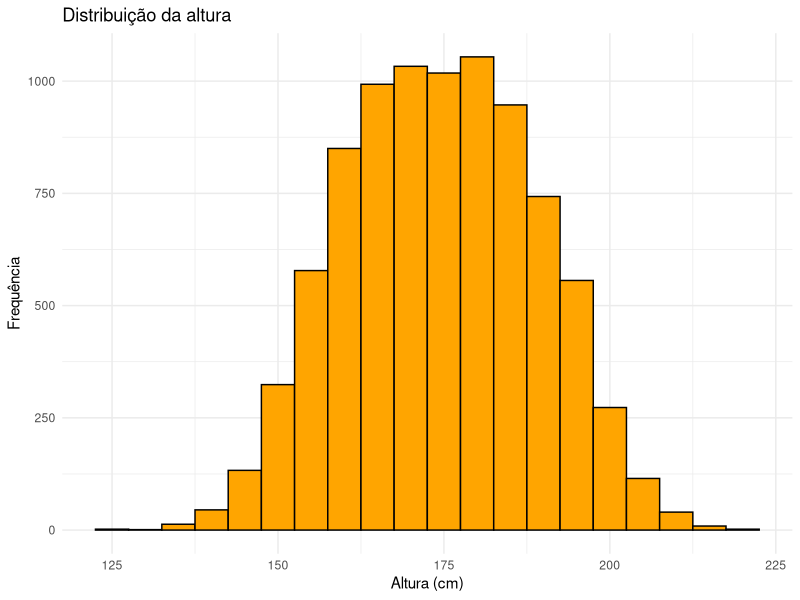
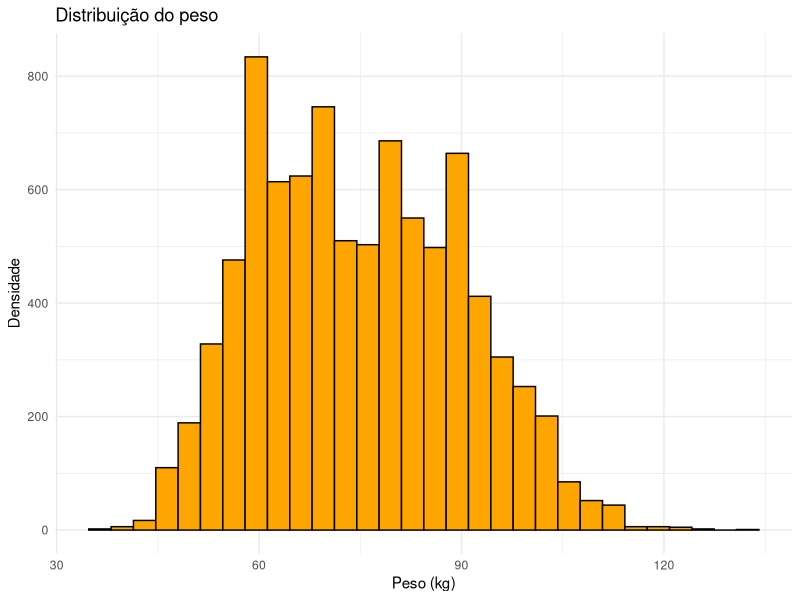
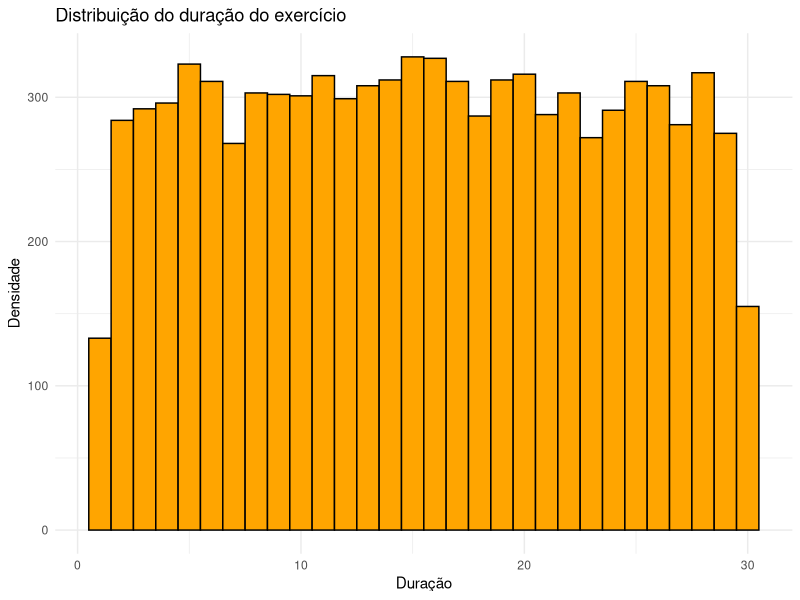
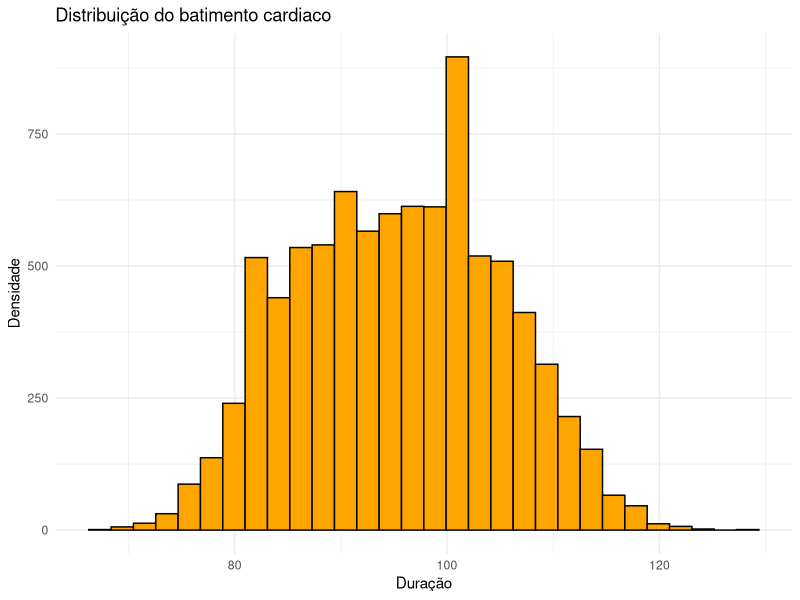
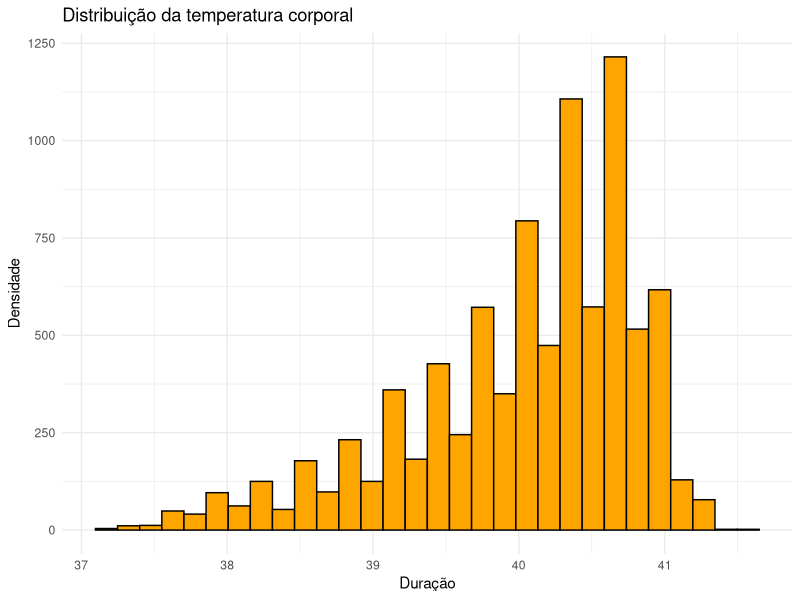
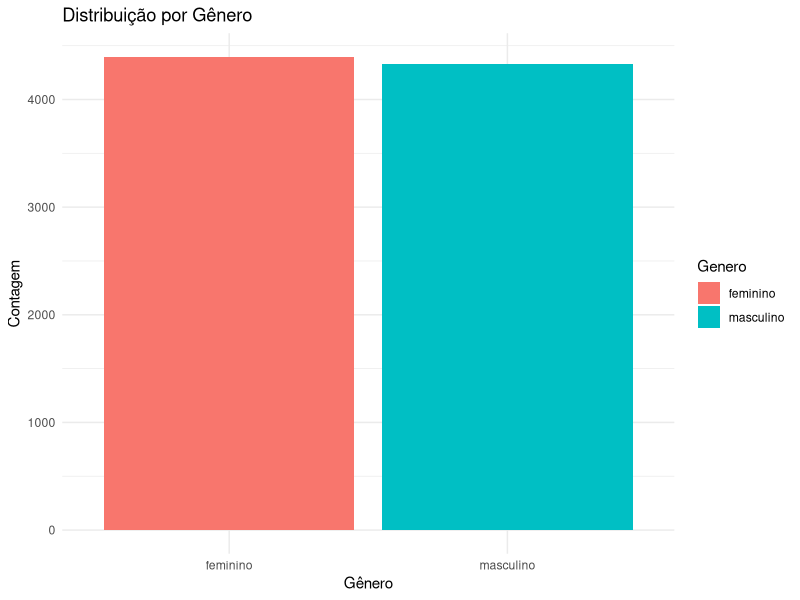
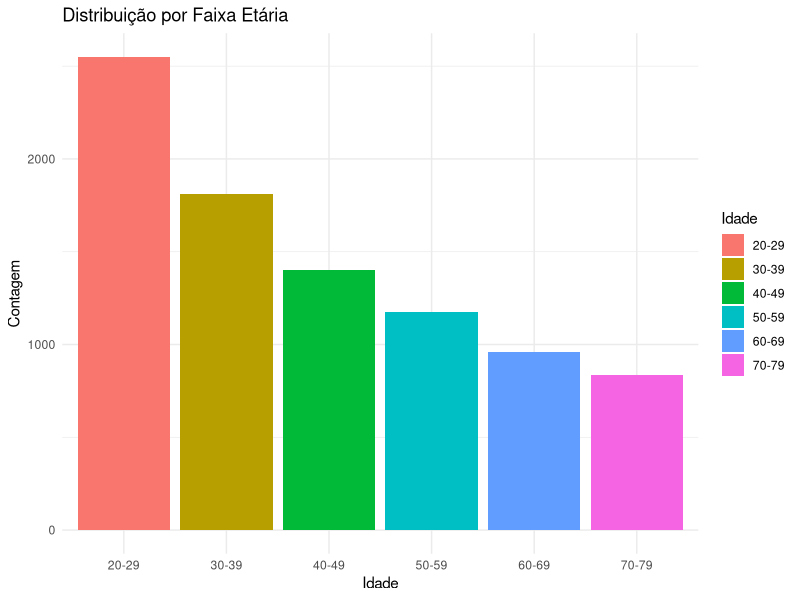
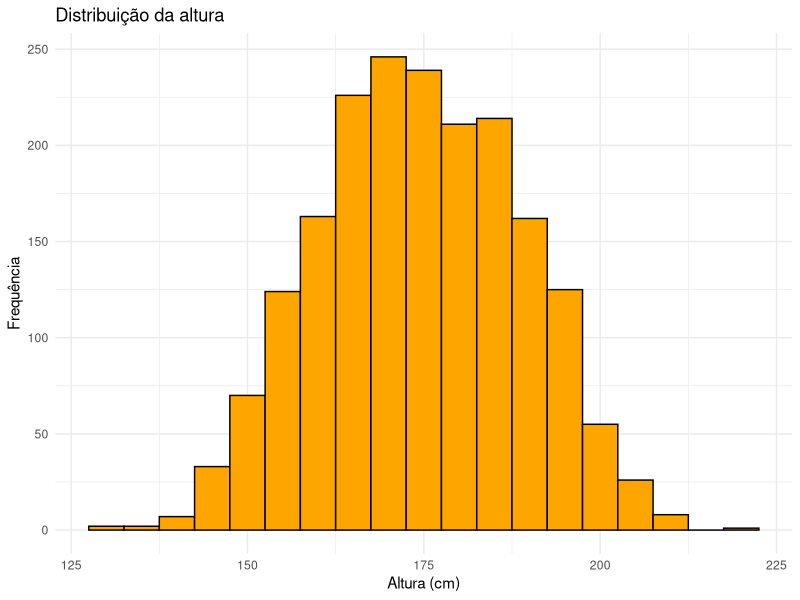

These figures' R source, in order:
## ---- chunk 1

knitr::opts_chunk$set(
  echo = TRUE,      # Exibir código nos chunks
  error = FALSE,    # Ocultar mensagens de erro
  message = FALSE,  # Ocultar mensagens informativas
  warning = FALSE,  # Ocultar avisos
  tidy = FALSE      # Não reformatar automaticamente o código
)

options(digits = 3) # Definição do número de casas decimais padrão
library(ggplot2)
library(corrplot)
set.seed(42)
## ---- chunk 2
dados_treino <- read.csv("T01_train_set.csv")
dados_validacao <- read.csv("T01_valid_set.csv")

paste("O dataframe de TREINO possui",nrow(dados_treino),"registros",sep=" ")
paste("summary TREINO:")
summary(dados_treino)
paste("O dataframe de VALIDAÇÃO possui",nrow(dados_validacao),"registros",sep=" ")
paste("summary VALIDAÇÃO:")
summary(dados_validacao)
## ---- chunk 3
dados_treino_sem_NAs <- dados_treino[
  !is.na(dados_treino$Genero) & 
  !is.na(dados_treino$Altura) & 
  !is.na(dados_treino$Peso) & 
  !is.na(dados_treino$Batimento.Cardiaco) & 
  !is.na(dados_treino$Idade),]


paste("Summary após a remoção de registros com NA:")
summary(dados_treino_sem_NAs)

NAs_removidos_treino <- nrow(dados_treino) - nrow(dados_treino_sem_NAs)
paste("Foram removidos",NAs_removidos_treino," registros inválidos", sep=" ")

paste("Versão final após limpeza dos dados possui",
      nrow(dados_treino_sem_NAs),"registros",sep=" ")


dados_validacao_sem_NAs <- dados_validacao[
  !is.na(dados_validacao$Duracao) & 
  !is.na(dados_validacao$Temperatura.Corporal)&
  !is.na(dados_validacao$Peso),]


paste("summary após a remoção de registros com NA:")
summary(dados_validacao_sem_NAs)

NAs_removidos_validacao <- nrow(dados_validacao) - nrow(dados_validacao_sem_NAs)
paste("Foram removidos",NAs_removidos_validacao,
      " registros inválidos do dataset de VALIDAÇÃO", sep=" ")

paste("Versão final após limpeza dos dados possui",
      nrow(dados_validacao_sem_NAs),"registros",sep=" ")

## ---- chunk 4
# Histograma da altura
ggplot(dados_treino_sem_NAs, aes(x = Altura)) +
  geom_histogram(binwidth = 5, fill = "orange", color = "black") +
  theme_minimal() +
  labs(title = "Distribuição da altura", x = "Altura (cm)", y = "Frequência")

# Histograma do peso
ggplot(dados_treino_sem_NAs, aes(x = Peso)) +
  geom_histogram(fill = "orange", color = "black") +
  theme_minimal() +
  labs(title = "Distribuição do peso", x = "Peso (kg)", y = "Densidade")

# Histograma do duração do exercício
ggplot(dados_treino_sem_NAs, aes(x = Duracao)) +
  geom_histogram(fill = "orange", color = "black") +
  theme_minimal() +
  labs(title = "Distribuição do duração do exercício", x = "Duração", y = "Densidade")

# Histograma do batimetno cardiaco
ggplot(dados_treino_sem_NAs, aes(x = Batimento.Cardiaco)) +
  geom_histogram(fill = "orange", color = "black") +
  theme_minimal() +
  labs(title = "Distribuição do batimento cardiaco", x = "Duração", y = "Densidade")

# Histograma da temperatura corporal
ggplot(dados_treino_sem_NAs, aes(x = Temperatura.Corporal)) +
  geom_histogram(fill = "orange", color = "black") +
  theme_minimal() +
  labs(title = "Distribuição da temperatura corporal", x = "Duração", y = "Densidade")

ggplot(dados_treino_sem_NAs, aes(x = Genero, fill = Genero)) +
  geom_bar() +
  theme_minimal() +
  labs(title = "Distribuição por Gênero", x = "Gênero", y = "Contagem")

ggplot(dados_treino_sem_NAs, aes(x = Idade, fill = Idade)) +
  geom_bar() +
  theme_minimal() +
  labs(title = "Distribuição por Faixa Etária", x = "Idade", y = "Contagem")

## ---- chunk 5
# Histograma da altura
ggplot(dados_validacao_sem_NAs, aes(x = Altura)) +
  geom_histogram(binwidth = 5, fill = "orange", color = "black") +
  theme_minimal() +
  labs(title = "Distribuição da altura", x = "Altura (cm)", y = "Frequência")

# Histograma do peso
ggplot(dados_validacao_sem_NAs, aes(x = Peso)) +
  geom_histogram(fill = "orange", color = "black") +
  theme_minimal() +
  labs(title = "Distribuição do peso", x = "Peso (kg)", y = "Densidade")

# Histograma do duração do exercício
ggplot(dados_validacao_sem_NAs, aes(x = Duracao)) +
  geom_histogram(fill = "orange", color = "black") +
  theme_minimal() +
  labs(title = "Distribuição do duração do exercício", x = "Duração", y = "Densidade")

# Histograma do batimetno cardiaco
ggplot(dados_validacao_sem_NAs, aes(x = Batimento.Cardiaco)) +
  geom_histogram(fill = "orange", color = "black") +
  theme_minimal() +
  labs(title = "Distribuição do batimento cardiaco", x = "Duração", y = "Densidade")

# Histograma da temperatura corporal
ggplot(dados_validacao_sem_NAs, aes(x = Temperatura.Corporal)) +
  geom_histogram(fill = "orange", color = "black") +
  theme_minimal() +
  labs(title = "Distribuição da temperatura corporal", x = "Duração", y = "Densidade")

ggplot(dados_validacao_sem_NAs, aes(x = Genero, fill = Genero)) +
  geom_bar() +
  theme_minimal() +
  labs(title = "Distribuição por Gênero", x = "Gênero", y = "Contagem")

ggplot(dados_validacao_sem_NAs, aes(x = Idade, fill = Idade)) +
  geom_bar() +
  theme_minimal() +
  labs(title = "Distribuição por Faixa Etária", x = "Idade", y = "Contagem")

## ---- chunk 6
paste("Amostra de dados de idade:")
head(dados_treino_sem_NAs$Idade)

paste("Amostra de dados de genero:")
head(dados_treino_sem_NAs$Genero)

## ---- chunk 7

paste("One hot encoding para conjunto de TREINO")
dados_para_encoding_treino <- dados_treino_sem_NAs
idade_one_hot_encoding <- model.matrix(~Idade - 1, data = dados_para_encoding_treino)
dados_para_encoding_treino <- cbind(dados_para_encoding_treino, idade_one_hot_encoding)

genero_one_hot_encoding <- model.matrix(~Genero - 1, data = dados_para_encoding_treino)
dados_para_encoding_treino <- cbind(dados_para_encoding_treino, genero_one_hot_encoding)

dados_para_encoding_treino$Idade <- NULL
dados_para_encoding_treino$Genero <- NULL
colnames(dados_para_encoding_treino) <- gsub("-", "_", colnames(dados_para_encoding_treino))


paste("One hot encoding para conjunto de VALIDAÇÃO")

dados_para_encoding_validacao <- dados_validacao_sem_NAs
idade_one_hot_encoding <- model.matrix(~Idade - 1, data = dados_para_encoding_validacao)
dados_para_encoding_validacao <- cbind(dados_para_encoding_validacao, idade_one_hot_encoding)

genero_one_hot_encoding <- model.matrix(~Genero - 1, data = dados_para_encoding_validacao)
dados_para_encoding_validacao <- cbind(dados_para_encoding_validacao, genero_one_hot_encoding)

dados_para_encoding_validacao$Idade <- NULL
dados_para_encoding_validacao$Genero <- NULL
colnames(dados_para_encoding_validacao) <- gsub("-", "_", colnames(dados_para_encoding_validacao))

paste("#####################################################")
paste("Amostra dos dados de TREINO")
head(dados_para_encoding_treino, 20)
paste("Amostra dos dados de VALIDAÇÃO")
head(dados_para_encoding_validacao, 20)
## ---- chunk 8
# Calculando os valores mínimos e máximos de cada variável
min_features <- apply(dados_para_encoding_treino[, 1:6], 2, min)
max_features <- apply(dados_para_encoding_treino[, 1:6], 2, max)
diff         <- max_features - min_features

print("Valores mínimos")
print(min_features)
print("Valores máximos")
print(max_features)
print("Diferença entre máximos e mínimos")
print(diff)
## ---- chunk 9
# Aplicando a normalização Min-Max nos dados de treino e validação
treino_normalizado <- dados_para_encoding_treino
validacao_normalizado <- dados_para_encoding_validacao

treino_normalizado[, 1:6] <- sweep(treino_normalizado[, 1:6], 2, min_features, "-")
treino_normalizado[, 1:6] <- sweep(treino_normalizado[, 1:6], 2, diff, "/")

validacao_normalizado[, 1:6] <- sweep(validacao_normalizado[, 1:6], 2, min_features, "-")
validacao_normalizado[, 1:6] <- sweep(validacao_normalizado[, 1:6], 2, diff, "/")

## ---- chunk 10

summary(treino_normalizado[,1:6])
summary(validacao_normalizado[,1:6])

## ---- chunk 11
# Treinando o modelo de regressão linear com as variáveis contínuas
baseline <- lm(formula = Calorias ~ Altura + Peso
               + Duracao + Batimento.Cardiaco + Temperatura.Corporal +
               Idade20_29 +
                 Idade30_39 +
                 Idade40_49 +
                 Idade50_59 +
                  Idade60_69 +
                 Idade70_79 +
                 Generofeminino + 
                 Generomasculino
               ,data=treino_normalizado)

# Exibindo o resumo do modelo ajustado
summary(baseline)
## ---- chunk 12
# Função para calcular o MAE
MAE <- function(preds, labels) {
  mae_values <- sum(abs(preds - labels)) / length(preds)
  return(mae_values)
}

# Função para calcular o MSE
MSE <- function(preds, labels) {
  mse_values <- sum((preds - labels)^2) / length(preds)
  return(mse_values)
}

# Função para calcular o R²
R2 <- function(pred, true) {
  rss <- sum((pred - true)^2)
  tss <- sum((true - mean(true))^2)
  r2 <- 1 - rss / tss
  return(r2)
}
## ---- chunk 13

model_metrics <- function(train_set, validation_set, model){
  # Realizando previsões nos dados de treino e validação
  train_pred <- predict(model, train_set)
  valid_pred <- predict(model, validation_set)
  
  # Calculando as métricas para o conjunto de treino
  mae_train <- MAE(train_pred, train_set$Calorias)
  mse_train <- MSE(train_pred, train_set$Calorias)
  r2_train  <- R2(train_pred, train_set$Calorias)
  
  # Calculando as métricas para o conjunto de validação
  mae_valid <- MAE(valid_pred, validation_set$Calorias)
  mse_valid <- MSE(valid_pred, validation_set$Calorias)
  r2_valid  <- R2(valid_pred, validation_set$Calorias)
  
  
  # Organizando os resultados em um dataframe
  results_baseline <- data.frame(
    Metric = c("MAE", "MSE", "R2"),
    Train = c(mae_train, mse_train, r2_train),
    Valid = c(mae_valid, mse_valid, r2_valid)
  )
  
  # Formatando os resultados para melhor leitura
  results_baseline$Train <- as.numeric(results_baseline$Train)
  results_baseline$Valid <- as.numeric(results_baseline$Valid)
  
  # Evitando notação científica na exibição dos resultados
  results_baseline$Train <- format(results_baseline$Train, scientific = FALSE)
  results_baseline$Valid <- format(results_baseline$Valid, scientific = FALSE)
  
  # Exibindo os resultados
  results_baseline
}

model_metrics(treino_normalizado, validacao_normalizado, baseline)
## ---- chunk 14
# Calculando a média e o desvio padrão para normalização
treino_normalizado_z_score <- dados_para_encoding_treino
validacao_normalizado_z_score <- dados_para_encoding_validacao

mean_features <- apply(treino_normalizado_z_score[, 1:6], 2, mean)
sd_features   <- apply(treino_normalizado_z_score[, 1:6], 2, sd)

print("Médias das features")
print(mean_features)
print("Desvios padrão das features")
print(sd_features)
## ---- chunk 15
# Aplicando a normalização Z-Score nos dados de treino
treino_normalizado_z_score[, 1:8] <- sweep(treino_normalizado_z_score[, 1:8], 2, mean_features, "-")
treino_normalizado_z_score[, 1:8] <- sweep(treino_normalizado_z_score[, 1:8], 2, sd_features, "/")

validacao_normalizado_z_score[, 1:8] <- sweep(validacao_normalizado_z_score[, 1:8], 2, mean_features, "-")
validacao_normalizado_z_score[, 1:8] <- sweep(validacao_normalizado_z_score[, 1:8], 2, sd_features, "/")

summary(treino_normalizado_z_score)
summary(validacao_normalizado_z_score)
## ---- chunk 16
# Treinando o modelo de regressão linear com as variáveis contínuas
baseline_z_score <- lm(formula = Calorias ~ Altura + Peso
               + Duracao + Batimento.Cardiaco + Temperatura.Corporal +
               Idade20_29 +
                 Idade30_39 +
                 Idade40_49 +
                 Idade50_59 +
                  Idade60_69 +
                 Idade70_79 +
                 Generofeminino + 
                 Generomasculino
               ,data=treino_normalizado_z_score)

# Exibindo o resumo do modelo ajustado
summary(baseline_z_score)

model_metrics(treino_normalizado_z_score, validacao_normalizado_z_score, baseline_z_score)
## ---- chunk 17
# Calculando a matriz de correlação
correlation <- cor(treino_normalizado[,c(1:6, 13:14)])
print(correlation)

corrplot(correlation, method = "color", type = "upper",
         addCoef.col = "black", tl.col = "black", tl.srt = 45, number.cex = 1)
## ---- chunk 18
treino_engineered <- treino_normalizado
validacao_engineered <- validacao_normalizado

IMC <- function(peso, altura){
  peso/altura^2
}

treino_engineered$IMC <- IMC(dados_para_encoding_treino$Peso, dados_para_encoding_treino$Altura/100)
min_imc <- min(treino_engineered$IMC)
max_imc <- max(treino_engineered$IMC)
diff_imc <- max_imc - min_imc
treino_engineered$IMC <- (treino_engineered$IMC - min_imc)/diff_imc

treino_engineered$Peso <- NULL
treino_engineered$Altura <- NULL

validacao_engineered$IMC <- IMC(dados_para_encoding_validacao$Peso, dados_para_encoding_validacao$Altura/100)
validacao_engineered$IMC <- (validacao_engineered$IMC - min_imc)/diff_imc

validacao_engineered$Peso <- NULL
validacao_engineered$Altura <- NULL


IMC_engineered_model <- lm(formula = Calorias ~ IMC
               + Duracao + Batimento.Cardiaco + Temperatura.Corporal +
                Idade20_29 +
                Idade30_39 +
                Idade40_49 +
                Idade50_59 +
                Idade60_69 +
                Idade70_79 +
                Generofeminino + 
                Generomasculino
               ,data=treino_engineered)

model_metrics(treino_engineered, validacao_engineered, IMC_engineered_model)
model_metrics(treino_normalizado, validacao_normalizado, baseline)


## ---- chunk 19
ggplot(treino_engineered, aes(x = IMC, y = Calorias)) + geom_point() + geom_smooth()
ggplot(treino_engineered, aes(x = Duracao, y = Calorias)) + geom_point() + geom_smooth()
ggplot(treino_engineered, aes(x = Batimento.Cardiaco, y = Calorias)) + geom_point() + geom_smooth()
ggplot(treino_engineered, aes(x = Temperatura.Corporal, y = Calorias)) + geom_point() + geom_smooth()
